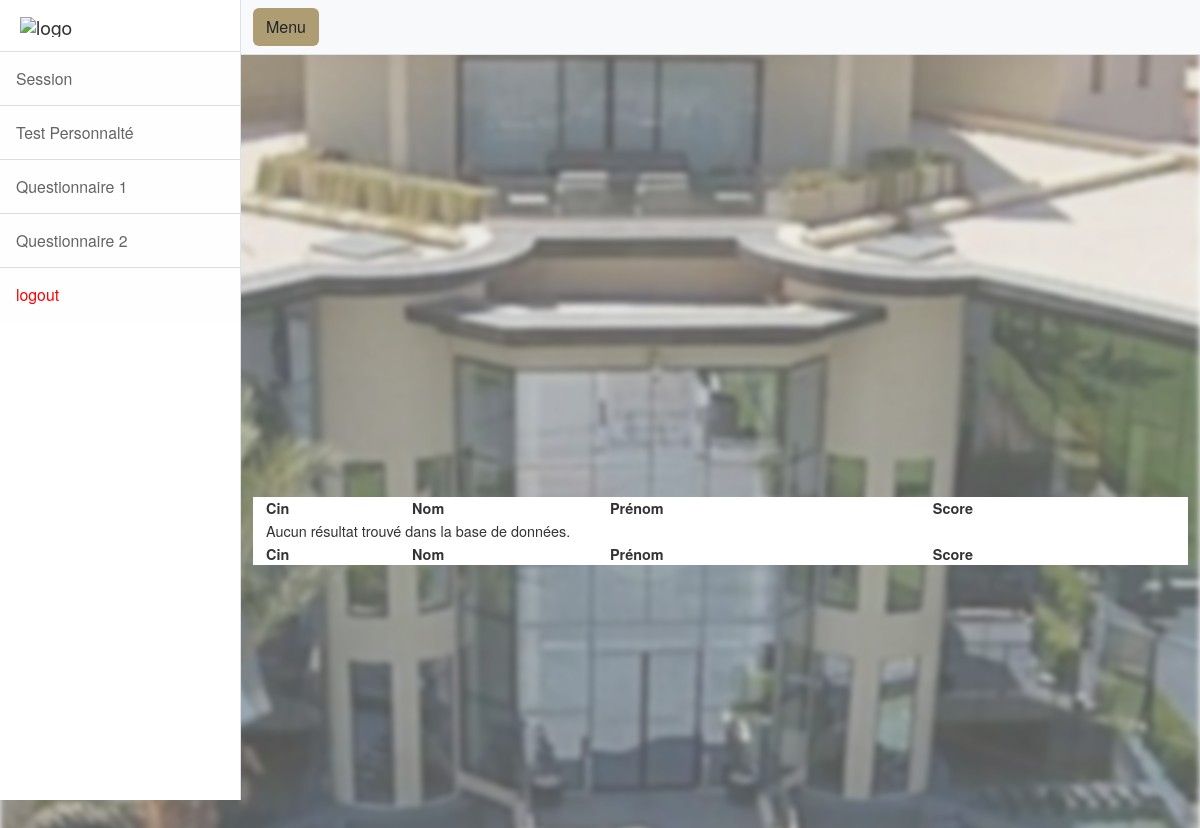
The app's page /dashboard/Qcm1N.php, older data.
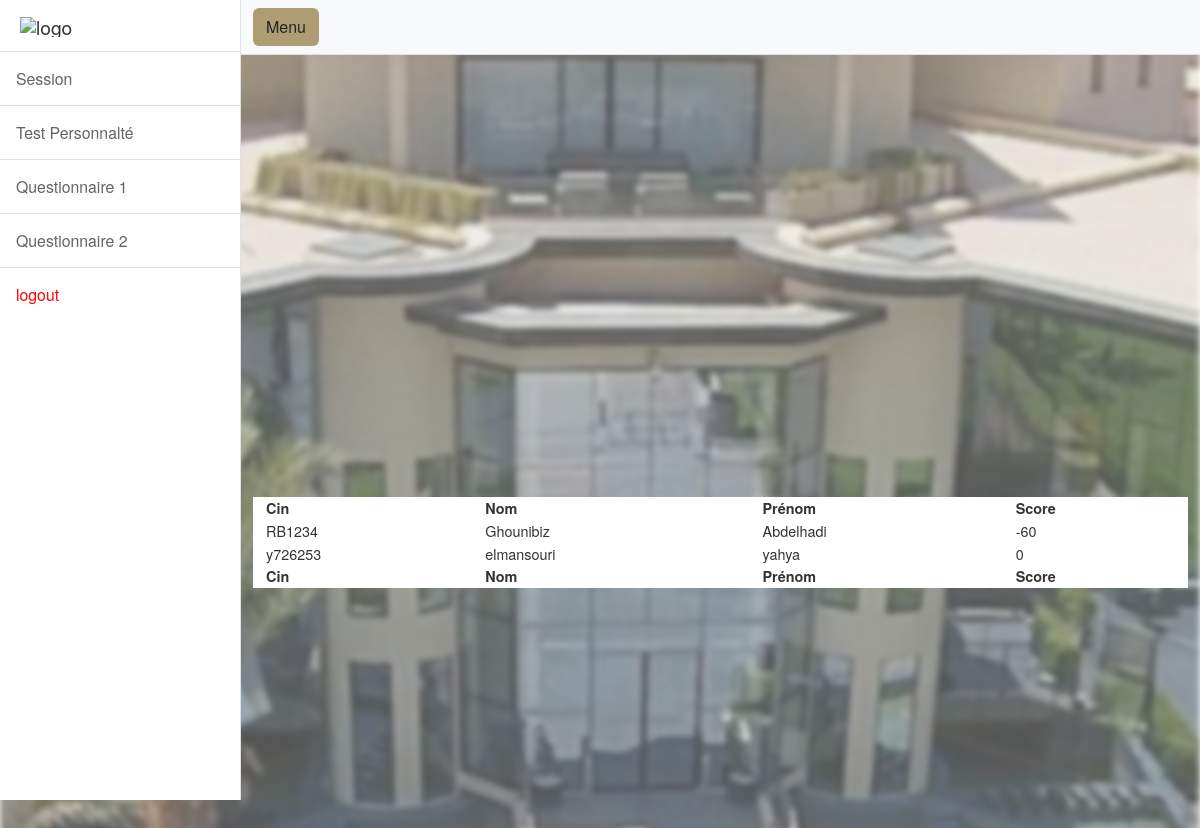
The same page, newer data.
### tables this page shows
CREATE TABLE `noteq1` (
  `id` int(11) NOT NULL,
  `cin` varchar(110) NOT NULL,
  `nom` varchar(256) NOT NULL,
  `prenom` varchar(256) NOT NULL,
  `score` int(11) NOT NULL
);

### dashboard/Qcm1N.php (the view, shortened to what this page needs)
<?php
$conn = mysqli_connect("localhost", "root", "", "menarahold");
$sql = "SELECT n.cin, n.nom, n.prenom, n.score FROM noteq1 n LEFT JOIN emp e ON n.nom = e.NOM AND n.prenom = e.PRENOM WHERE e.NOM IS Null AND e.PRENOM IS NULL ";
$result = $conn->query($sql);
?>
<!DOCTYPE html>
<html lang="en">
<head>
<head>
<link href="css/styles.css" rel="stylesheet" />
    <link rel="stylesheet" type="text/css" href="https://cdn.datatables.net/1.11.5/css/jquery.dataTables.css">
        <link rel="stylesheet" href="https://cdn.datatables.net/1.12.1/css/jquery.dataTables.min.css">
        <link rel="stylesheet" href="https://cdn.datatables.net/fixedheader/3.2.3/css/fixedHeader.dataTables.min.css">
    <link href="https://nightly.datatables.net/css/jquery.dataTables.css" rel="stylesheet" type="text/css" />
    <link href="https://nightly.datatables.net/select/css/select.dataTables.css?_=9a6592f8d74f8f520ff7b22342fa1183.css" rel="stylesheet" type="text/css" />
    <link href="https://nightly.datatables.net/searchpanes/css/searchPanes.dataTables.css?13" rel="stylesheet" type="text/css" />
</head>
<body>
    <div class="d-flex" id="wrapper">
        <div class="border-end bg-white" id="sidebar-wrapper">
            <div class="sidebar-heading border-bottom bg-white"><img src="https://menara-holding.ma/Assets/images/Logo_mh.svg"
                  style="width:140px;heigth:20px" alt="logo"></div>
                  <div class="list-group list-group-flush">
                <a class="list-group-item list-group-item-action list-group-item-light p-3 allow-navigation" style="font-size: 1.1em;margin: 0;" href="session.php">Session</a>
                <a class="list-group-item list-group-item-action list-group-item-light p-3 allow-navigation" style="font-size: 1.1em;margin: 0;" href="#" id="menu1">Test Personnalté</a>
                <a class="list-group-item list-group-item-action list-group-item-light p-3 allow-navigation" style="font-size: 1.1em;margin: 0;" href="#" id="menu2">Questionnaire 1</a>
                <a class="list-group-item list-group-item-action list-group-item-light p-3 allow-navigation" style="font-size: 1.1em;margin: 0;" href="#" id="menu3">Questionnaire 2</a>
                <a class="list-group-item list-group-item-action list-group-item-light p-3 allow-navigation" style="font-size: 1.1em;margin: 0;color:red" href="logout.php">logout</a>
            </div>
        </div>
        <div id="page-content-wrapper">
            <nav class="navbar navbar-expand-lg navbar-light bg-light border-bottom">
                <div class="container-fluid">
                    <button class="btn" style="background-color:#ae9d72" id="sidebarToggle">Menu</button>
                </div>
            </nav>
            <div class="container-fluid">
                <br>
                 <br>
                <div id="container" style="width:100%; height:400px;"></div>
                    <div class="container" style="background-color:white;width:100%; ">
                    <table id="example" class="display nowrap" width="100%" style="width:100%">
                        <thead>
                        <tr>
                            <th>Cin</th>
                            <th>Nom</th>
                            <th>Prénom</th>
                            <th>Score</th>
                        </tr>
                        </thead>
                        <tfoot>
                        <tr>
                            <th>Cin</th>
                            <th>Nom</th>
                            <th>Prénom</th>
                            <th>Score</th>
                        </tr>
                        </tfoot>
                        <tbody>
                        <?php
                            if ($result->num_rows > 0) {
                                while ($row = $result->fetch_assoc()) {
                                    echo "<tr>";
                                    echo "<td>" . $row["cin"] . "</td>";
                                    echo "<td>" . $row["nom"] . "</td>";
                                    echo "<td>" . $row["prenom"] . "</td>";
                                    echo "<td>" . $row["score"] . "</td>";
                                    echo "</tr>";
                                }
                            } else {
                                echo "<tr><td colspan='8'>Aucun résultat trouvé dans la base de données.</td></tr>";
                            }
                        ?>
                        </tbody>
                    </table>
                </div>
            </div>
        </div>
    </div>
</body>
</html>

### dashboard/Qcm1N.php (style rules this page uses)
body { font: 90%/1.45em "Helvetica Neue", HelveticaNeue, Verdana, Arial, Helvetica, sans-serif; margin: 0; padding: 0; color: #333; background-color: #fff; }
body::after { content: ""; background-image: url(../images/slide01.jpg); background-size: cover; background-position: center; background-repeat: no-repeat; filter: blur(3px); opacity: 0.7; position: absolute; top: 0; left: 0; width: 100%; height: 1600px; z-index: -1; }

Row changes from the older to the newer data that the page shows:
added noteq1: cin "RB1234", nom "Ghounibiz", prenom "Abdelhadi", score "-60"
added noteq1: cin "y726253", nom "elmansouri", prenom "yahya", score "0"
Text that changed along with them:
text no longer shown: "Aucun résultat trouvé dans la base de données."
